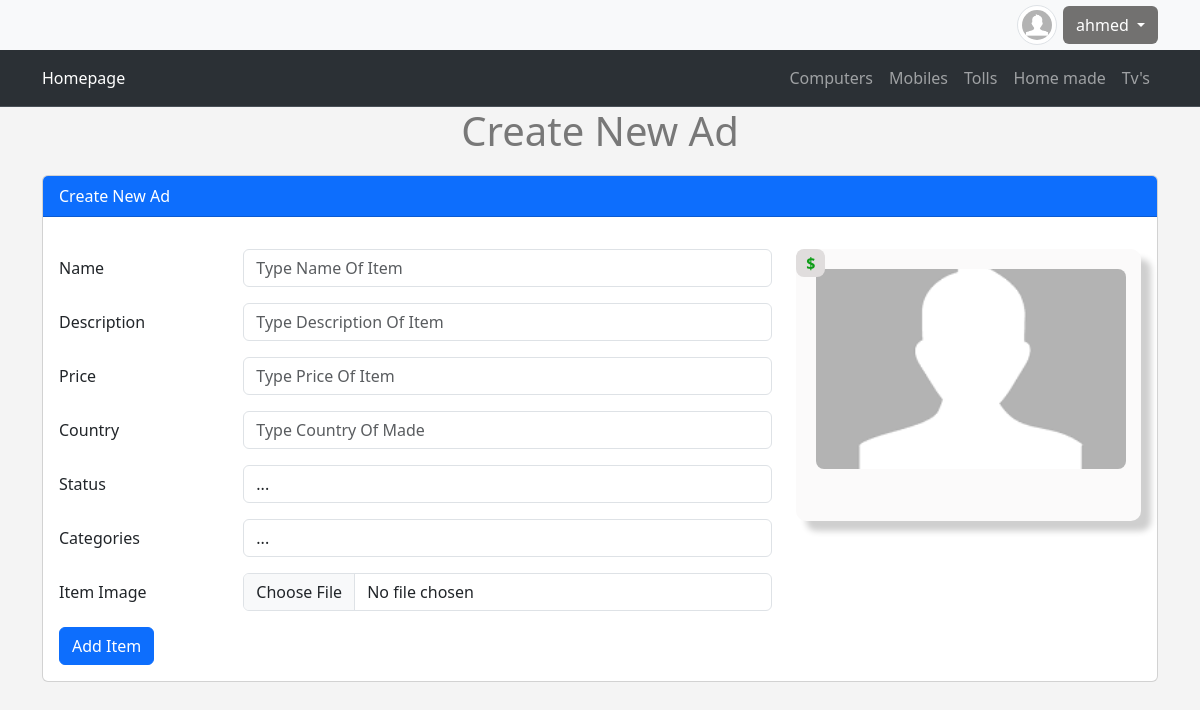
Screenshot of /newad.php (signed in) with the database file from the repository.
### tables this page shows
CREATE TABLE `categories` (
  `ID` int(11) NOT NULL,
  `Name` varchar(255) NOT NULL,
  `Description` text NOT NULL,
  `Ordering` int(11) NOT NULL,
  `Visibilty` tinyint(4) NOT NULL DEFAULT 0,
  `Allow_Comment` tinyint(4) NOT NULL DEFAULT 0,
  `Allow_Ads` tinyint(4) NOT NULL DEFAULT 0
);

### init.php (called while the page is built, shortened)
<?php
    include 'admin/connect.php';
    $sessionUser = '';
    if (isset($_SESSION['user'])) {
        $sessionUser = $_SESSION['user'];
    }
    $tpl    =   "includes/templates/";
    $func   =   "includes/functions/";
    $css    =   "layout/css/";
    include $func . 'functions.php';
    include $tpl . 'header.php';

### includes/functions/functions.php (called while the page is built, shortened)
<?php
    function getAllFrom($field, $table, $orderfield, $where = NULL, $and = NULL, $ordering = "DESC"){
        global $con;
        $getAll = $con->prepare("SELECT $field FROM $table $where $and ORDER BY $orderfield $ordering");
        $getAll->execute();
        $all = $getAll->fetchAll();
        return $all;
    }

### newad.php (the view, shortened to what this page needs)
<?php
    include 'init.php';
    if (isset($_SESSION['user'])) {
?>
<h1 class="text-center">Create New Ad</h1>
<div class="create-ad block">
    <div class="container">
        <div class="card">
            <div class="card-header text-bg-primary mb-3">Create New Ad</div>
            <div class="card-body">
                <div class="row">
                    <div class="col-md-8">
                        <form action="<?php echo $_SERVER['PHP_SELF'] ?>" method="POST" enctype="multipart/form-data">
                            <div class="row mb-3">
                                <label for="inputEmail3" class="col-sm-3 col-form-label">Name</label>
                                <div class="col-sm-9">
                                    <input
                                    type="text"
                                    class="form-control live-name"
                                    name="name"
                                    placeholder="Type Name Of Item"
                                    required>
                                </div>
                            </div>
                            <div class="row mb-3">
                                <label for="inputEmail3" class="col-sm-3 col-form-label">Description</label>
                                <div class="col-sm-9">
                                    <input type="text"
                                    class="form-control live-desc"
                                    name="description"
                                    placeholder="Type Description Of Item"
                                    required>
                                </div>
                            </div>
                            <div class="row mb-3">
                                <label for="inputEmail3" class="col-sm-3 col-form-label">Price</label>
                                <div class="col-sm-9">
                                    <input type="text"
                                    class="form-control live-price"
                                    name="price"
                                    placeholder="Type Price Of Item"
                                    required>
                                </div>
                            </div>
                            <div class="row mb-3">
                                <label for="inputEmail3" class="col-sm-3 col-form-label">Country</label>
                                <div class="col-sm-9">
                                    <input type="text"
                                    class="form-control"
                                    name="country"
                                    placeholder="Type Country Of Made"
                                    required>
                                </div>
                            </div>
                            <div class="row mb-3">
                                <label for="inputEmail3" class="col-sm-3 col-form-label">Status</label>
                                <div class="col-sm-9">
                                    <select name="status" class="form-control" required>
                                        <option value="">...</option>
                                    </select>
                                </div>
                            </div>
                            <div class="row mb-3">
                                <label for="inputEmail3" class="col-sm-3 col-form-label">Categories</label>
                                <div class="col-sm-9">
                                    <select name="category" class="form-control" required>
                                        <option value="">...</option>
                                    </select>
                                </div>
                            </div>
                            <div class="row mb-3">
                                    <label for="inputEmail3" class="col-sm-3 col-form-label">Item Image</label>
                                    <div class="col-sm-9">
                                        <input type="file"
                                        class="form-control"
                                        name="item-file"
                                        required>
                                    </div>
                                </div>
                            <button type="submit" class="btn btn-primary">Add Item</button>
                        </form>
                    </div>
                    <div class="col-md-4">
                     <div class="thumbnail item-box live-preview">
                             <span class="price-tag">$</span>
                             <img src="mcro.png" alt="image" class="img-fluid">
                             <div class="caption">
                                 <p></p>
                             </div>
                         </div>
                    </div>
                </div>
            </div>
        </div>
    </div>
</div>
<?php
} else {
    header('location:login.php');
    exit;
}
 include $tpl . 'footer.php';
 ?>

### includes/templates/header.php (shortened to what this page needs)
<!DOCTYPE html>
<html>
    <head>
        <link rel="stylesheet" href="<?php echo $css; ?>bootstrap.min.css">
        <link rel="stylesheet" href="<?php echo $css; ?>all.min.css">
        <link rel="stylesheet" href="<?php echo $css; ?>front.css">
    </head>
    <body>
        <div class="upper-bar">
            <div class="container upper-bar-cont">
                <?php
                    if (isset($_SESSION['user'])) { ?>
                        <img class="my-image img-responsive img-thumbnail center-block rounded-circle" src="mcro.png" alt="image">
                        <div class="btn-group dropdown my-info">
                            <div class="btn dropdown-toggle text" type="button" data-bs-toggle="dropdown" aria-expanded="false">
                                <?php echo $sessionUser; ?>
                            </div>
                        </div>
                        <?php
                    } else {
                ?>
                <a href="login.php" class="nav-container">
                    <span class="btn btn-primary nav-login">Login/Signup</span>
                </a>
                <?php } ?>
            </div>
        </div>
        <nav class="navbar navbar-expand-lg bg-body-tertiary navbar-inverse bg-dark border-bottom border-body" data-bs-theme="dark">
            <div class="container">
                <a class="navbar-brand" href="index.php">Homepage</a>
                <div class="collapse navbar-collapse" id="app-nav">
                    <ul class="navbar-nav navbar-nav-scroll" style="--bs-scroll-height: 100px;">
                        <?php
                            foreach(getAllFrom('*','categories','ID','','','ASC') as $cat) {
                                echo '<li><a class="nav-link" href="categories.php?pageid=' . $cat['ID'] . '"/>' . $cat['Name'] . '</a></li>';
                            }
                        ?>
                    </ul>
                </div>
            </div>
    </nav>

### layout/css/front.css (style rules this page uses)
body { background-color: #F4F4F4; font-size: 16px; }
h1 { text-align: center; color: #787878; }
.navbar { border-radius: 0; margin-bottom: 0; }
.navbar-brand { font-size: 1em; }
.upper-bar { background-color: #f8f9fa; padding: 5px 0; }
.upper-bar-cont { display: flex; justify-content: flex-end; align-items: center; }
.upper-bar .my-info { margin-left:6px ; background-color: #727170; }
.upper-bar .my-info .text { color:#FFF; }
.upper-bar .my-image { width: 40px; height: 40px; }
.item-box { position:relative; padding: 20px 15px 0 20px; border-radius: 10px; background-color: #fbfafa; box-shadow: 10px 10px 6px #cfcfcf; margin-bottom: 15px; }
.item-box .price-tag { background-color: #e0dddd; padding: 2px 10px; position: absolute; left: 0; top: 0; font-weight: bold; color:#0d9d17; border-radius: 8px; }
.item-box img { width: 100%; height: auto; max-height: 200px; object-fit: cover; border-radius: 8px; }
.block { margin : 20px 0 0 ; }
.item-box .caption p { height: 44px; max-height: 44px; }

### rows the page displays
categories: Name "Computers"
categories: Name "Mobiles"
categories: Name "Tolls"
categories: Name "Home made"
categories: Name "Tv's"

### other values shown
$sessionUser "ahmed"
